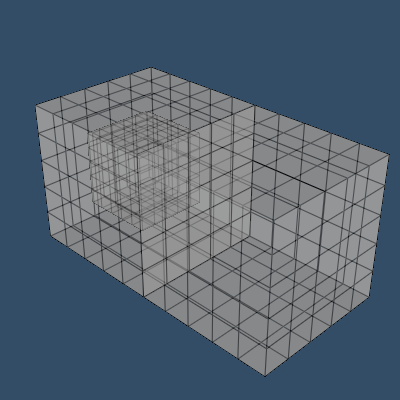

Recreate this plot in Python.
#!/usr/bin/env python

# Demonstrate vtkOverlappingAMRLevelIdScalars by creating a 2-level
# overlapping AMR dataset, applying the level-id filter, and rendering
# the blocks colored by their AMR level.

# Factory overrides
import vtkmodules.vtkInteractionStyle  # noqa: F401
import vtkmodules.vtkRenderingOpenGL2  # noqa: F401

from vtkmodules.vtkCommonDataModel import (
    vtkAMRBox,
    vtkOverlappingAMR,
    vtkUniformGrid,
)
from vtkmodules.vtkFiltersGeneral import vtkOverlappingAMRLevelIdScalars
from vtkmodules.vtkFiltersGeometry import vtkCompositeDataGeometryFilter
from vtkmodules.vtkRenderingCore import (
    vtkActor,
    vtkCompositePolyDataMapper,
    vtkRenderWindow,
    vtkRenderWindowInteractor,
    vtkRenderer,
)

# Create overlapping AMR with 2 levels
amr = vtkOverlappingAMR()
amr.Initialize([2, 1])

origin = [0.0, 0.0, 0.0]
spacing_0 = [1.0, 1.0, 1.0]
amr.SetOrigin(origin)

# Level 0 block 0
amr.SetSpacing(0, spacing_0)
root_0 = vtkUniformGrid()
root_0.SetDimensions(6, 6, 6)
root_0.SetSpacing(spacing_0)
root_0.SetOrigin(origin)
amr.SetDataSet(0, 0, root_0)
box_0 = vtkAMRBox(origin, root_0.GetDimensions(), spacing_0, origin, amr.GetGridDescription())
amr.SetAMRBox(0, 0, box_0)

# Level 0 block 1
origin_1 = [5.0, 0.0, 0.0]
root_1 = vtkUniformGrid()
root_1.SetDimensions(6, 6, 6)
root_1.SetSpacing(spacing_0)
root_1.SetOrigin(origin_1)
amr.SetDataSet(0, 1, root_1)
box_1 = vtkAMRBox(origin_1, root_1.GetDimensions(), spacing_0, origin, amr.GetGridDescription())
amr.SetAMRBox(0, 1, box_1)

# Level 1 block 0 (refined, overlaps corner of block 0)
spacing_1 = [0.5, 0.5, 0.5]
amr.SetSpacing(1, spacing_1)
block_1 = vtkUniformGrid()
block_1.SetDimensions(6, 6, 6)
block_1.SetOrigin([2.0, 2.0, 2.0])
block_1.SetSpacing(spacing_1)
amr.SetDataSet(1, 0, block_1)
box_2 = vtkAMRBox([2.0, 2.0, 2.0], block_1.GetDimensions(), spacing_1, origin, amr.GetGridDescription())
amr.SetAMRBox(1, 0, box_2)

# Apply level id filter
level_id = vtkOverlappingAMRLevelIdScalars()
level_id.SetInputData(amr)
level_id.Update()

# Extract geometry for rendering
geometry = vtkCompositeDataGeometryFilter()
geometry.SetInputConnection(level_id.GetOutputPort())

# Render with composite mapper
mapper = vtkCompositePolyDataMapper()
mapper.SetInputConnection(geometry.GetOutputPort())

actor = vtkActor()
actor.SetMapper(mapper)
actor.GetProperty().EdgeVisibilityOn()
actor.GetProperty().SetEdgeColor(0, 0, 0)
actor.GetProperty().SetOpacity(0.7)

# Renderer
renderer = vtkRenderer()
renderer.AddActor(actor)
renderer.SetBackground(0.2, 0.3, 0.4)

# Window
render_window = vtkRenderWindow()
render_window.AddRenderer(renderer)
render_window.SetSize(400, 400)
render_window.SetWindowName("overlapping amr level id scalars")

# Interactor
interactor = vtkRenderWindowInteractor()
interactor.SetRenderWindow(render_window)

# Scene
renderer.ResetCamera()
renderer.GetActiveCamera().Elevation(30)
renderer.GetActiveCamera().Azimuth(45)
renderer.ResetCameraClippingRange()

interactor.Initialize()
interactor.Start()
